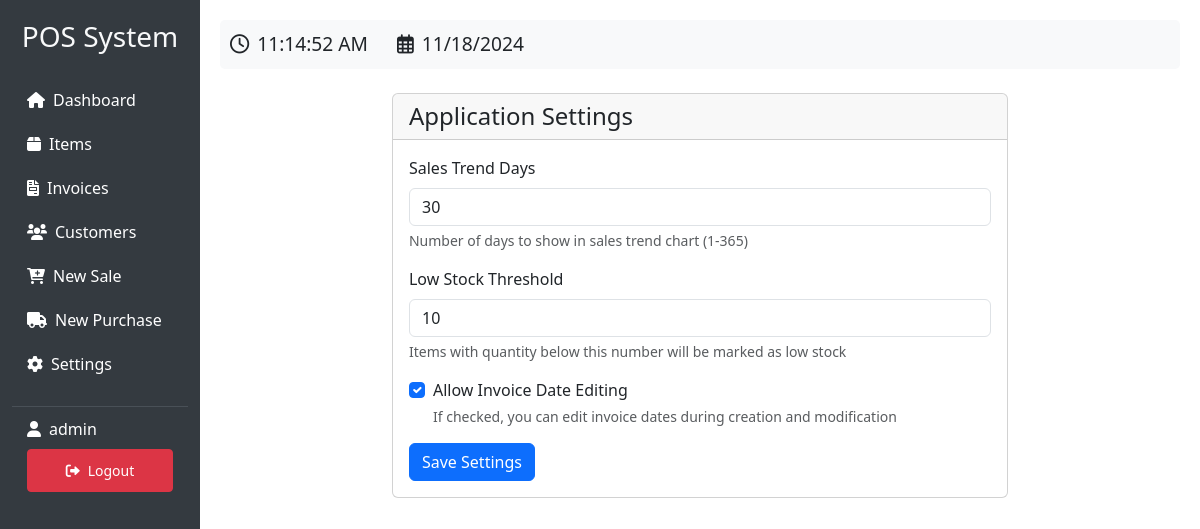
/settings (signed in), run on the app's committed database.
### app.py (models this page shows, shortened)
class User(UserMixin, db.Model):
    id = db.Column(db.Integer, primary_key=True)
    username = db.Column(db.String(80), unique=True, nullable=False)
    password = db.Column(db.String(120), nullable=False)

class Settings(db.Model):
    id = db.Column(db.Integer, primary_key=True)
    trend_days = db.Column(db.Integer, default=30)
    low_stock_threshold = db.Column(db.Integer, default=10)
    allow_date_edit = db.Column(db.Boolean, default=False)
    created_at = db.Column(db.DateTime, default=datetime.utcnow)

### app.py (the view, shortened to what this page needs)
@app.route('/settings', methods=['GET', 'POST'])
@login_required
def settings():
    settings = Settings.query.order_by(Settings.created_at.desc()).first()
    if not settings:
        settings = Settings()
        db.session.add(settings)
        db.session.commit()
    return render_template('settings.html', settings=settings)

### app.py (called while the page is built)
@login_manager.user_loader
def load_user(user_id):
    return User.query.get(int(user_id))

### templates/settings.html
{% extends "base.html" %}
{% block content %}
<div class="container mt-4">
    <div class="row">
        <div class="col-md-8 offset-md-2">
            <div class="card">
                <div class="card-header">
                    <h4 class="mb-0">Application Settings</h4>
                </div>
                <div class="card-body">
                    <form method="POST">
                        <div class="mb-3">
                            <label for="trend_days" class="form-label">Sales Trend Days</label>
                            <input type="number" class="form-control" id="trend_days" name="trend_days"
                                   value="{{ settings.trend_days }}" min="1" max="365" required>
                            <div class="form-text">Number of days to show in sales trend chart (1-365)</div>
                        </div>
                        <div class="mb-3">
                            <label for="low_stock_threshold" class="form-label">Low Stock Threshold</label>
                            <input type="number" class="form-control" id="low_stock_threshold" name="low_stock_threshold"
                                   value="{{ settings.low_stock_threshold }}" min="1" required>
                            <div class="form-text">Items with quantity below this number will be marked as low stock</div>
                        </div>
                        <div class="mb-3 form-check">
                            <input type="checkbox" class="form-check-input" id="allow_date_edit" name="allow_date_edit" {% if settings.allow_date_edit %}checked{% endif %}>
                            <label class="form-check-label" for="allow_date_edit">Allow Invoice Date Editing</label>
                            <div class="form-text">If checked, you can edit invoice dates during creation and modification</div>
                        </div>
                        <button type="submit" class="btn btn-primary">Save Settings</button>
                    </form>
                </div>
            </div>
        </div>
    </div>
</div>
{% endblock %}

### templates/base.html (shortened to what this page needs)
<!DOCTYPE html>
<html lang="en">
<head>
    <link href="https://cdn.jsdelivr.net/npm/bootstrap@5.3.0/dist/css/bootstrap.min.css" rel="stylesheet">
    <link href="https://cdnjs.cloudflare.com/ajax/libs/font-awesome/6.0.0/css/all.min.css" rel="stylesheet">
</head>
<body>
    {% if current_user.is_authenticated %}
    <div class="container-fluid">
        <div class="row">
            <div class="col-md-2 sidebar">
                <h3 class="text-light text-center mb-4">POS System</h3>
                <a href="{{ url_for('dashboard') }}"><i class="fas fa-home me-2"></i>Dashboard</a>
                <a href="{{ url_for('items') }}"><i class="fas fa-box me-2"></i>Items</a>
                <a href="{{ url_for('invoices') }}"><i class="fas fa-file-invoice me-2"></i>Invoices</a>
                <a href="{{ url_for('customers') }}"><i class="fas fa-users me-2"></i>Customers</a>
                <a href="{{ url_for('new_invoice', type='sale') }}"><i class="fas fa-cart-plus me-2"></i>New Sale</a>
                <a href="{{ url_for('new_invoice', type='purchase') }}"><i class="fas fa-truck me-2"></i>New Purchase</a>
                <a href="{{ url_for('settings') }}"><i class="fas fa-cog me-2"></i>Settings</a>
                <div class="user-info">
                    <div class="d-flex align-items-center mb-2">
                        <i class="fas fa-user me-2"></i>
                        <span>{{ current_user.username }}</span>
                    </div>
                    <a href="{{ url_for('logout') }}" class="btn btn-danger btn-sm w-100">
                        <i class="fas fa-sign-out-alt me-2"></i>Logout
                    </a>
                </div>
            </div>
            <div class="col-md-10 main-content">
                <div class="clock-container mb-4">
                    <i class="far fa-clock me-2"></i><span id="clock"></span>
                    <i class="far fa-calendar-alt ms-4 me-2"></i><span id="date"></span>
                </div>
                {% block content %}{% endblock %}
            </div>
        </div>
    </div>
    {% else %}
        {% block auth_content %}{% endblock %}
    {% endif %}
</body>
</html>

### templates/base.html (style rules this page uses)
.clock-container { font-size: 1.2rem; padding: 10px; background-color: #f8f9fa; border-radius: 5px; }
.sidebar { min-height: 100vh; background-color: #343a40; padding-top: 20px; }
.sidebar a { color: #fff; text-decoration: none; padding: 10px 15px; display: block; }
.main-content { padding: 20px; }
.user-info { color: #fff; padding: 10px 15px; border-top: 1px solid #495057; margin-top: 20px; }

### data on the page
User: username "admin"
Settings: trend_days "30", low_stock_threshold "10", allow_date_edit "☑"
